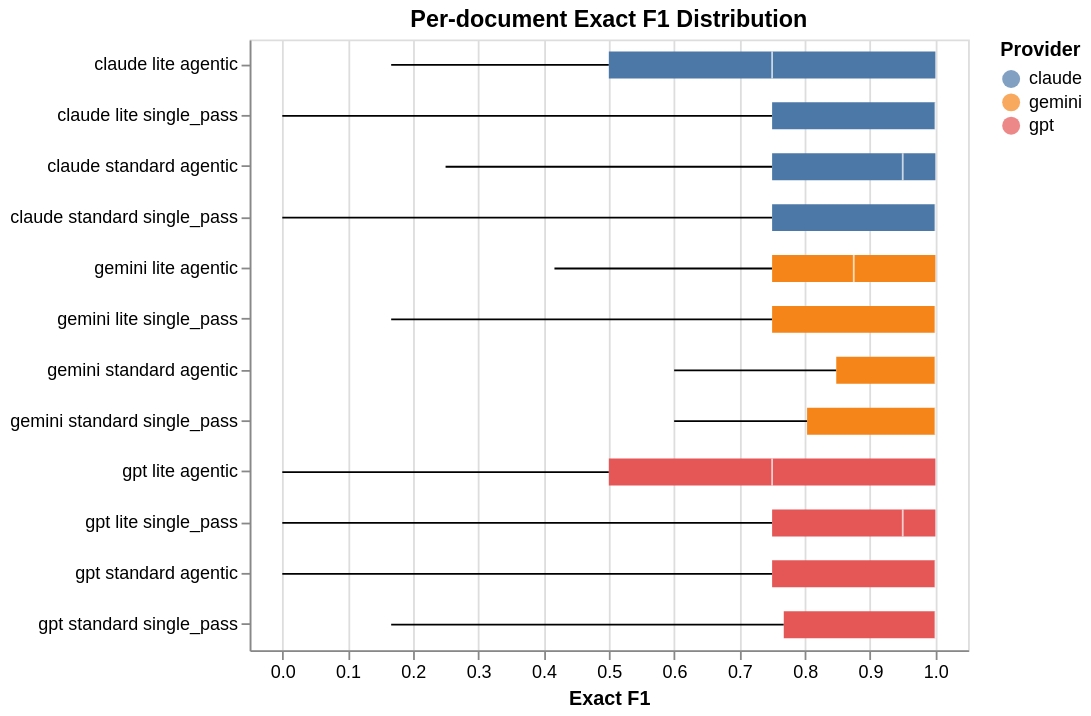

Source (notebook cell):
### Markdown cell above
## Score distributions

### Code cell
def plot_f1_distributions(df: pl.DataFrame) -> alt.Chart:
    df_pd = (
        df.with_columns(
            pl.concat_str(
                [pl.col("provider"), pl.lit(" "), pl.col("tier"), pl.lit(" "), pl.col("strategy")]
            ).alias("experiment")
        )
        .to_pandas()
    )
    return (
        alt.Chart(df_pd)
        .mark_boxplot(extent="min-max", size=15)
        .encode(
            x=alt.X("exact_f1:Q", title="Exact F1", scale=alt.Scale(domain=[-0.05, 1.05])),
            y=alt.Y("experiment:N", title=None),
            color=alt.Color("provider:N", title="Provider"),
        )
        .properties(
            title="Per-document Exact F1 Distribution",
            width=400,
            height=340,
        )
    )


plot_f1_distributions(per_doc)

### Figure 1 — Vega-Lite specification as saved in the notebook (floating-point values rounded to 4 significant figures; data arrays with more than 128 entries replaced by an {"elided": "..."} marker saying what was removed)
{"config": {"view": {"continuousWidth": 300, "continuousHeight": 300}}, "data": {"name": "data-ed707239f500c3d1ea905e15e325d87a"}, "mark": {"type": "boxplot", "extent": "min-max", "size": 15}, "encoding": {"color": {"field": "provider", "title": "Provider", "type": "nominal"}, "x": {"field": "exact_f1", "scale": {"domain": [-0.05, 1.05]}, "title": "Exact F1", "type": "quantitative"}, "y": {"field": "experiment", "title": null, "type": "nominal"}}, "height": 340, "title": "Per-document Exact F1 Distribution", "width": 400, "$schema": "https://vega.github.io/schema/vega-lite/v6.1.0.json", "datasets": {"data-ed707239f500c3d1ea905e15e325d87a": {"elided": "996 records"}}}
